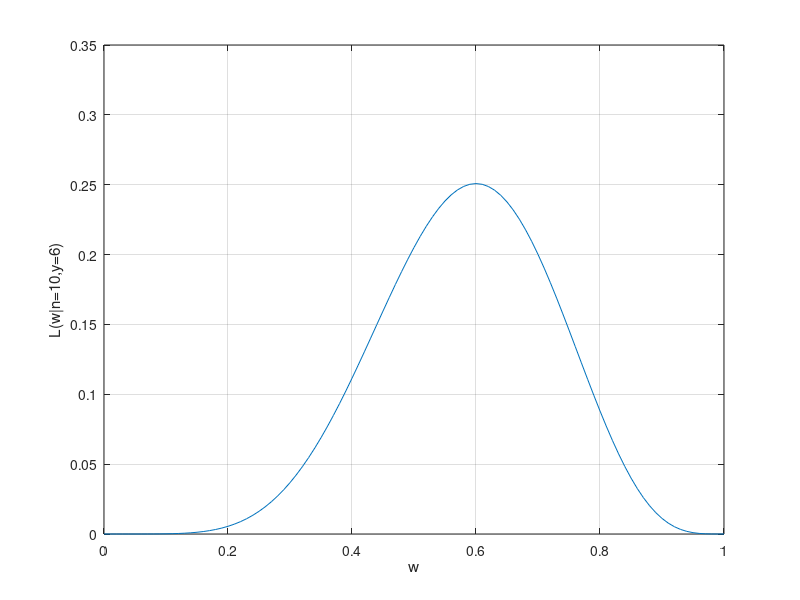

The MATLAB script that drew this image:
L = []; xaxis = []; n = 10; y = 6;
for w = 0:0.01:1,
  L_y = factorial(n)/(factorial(y)*factorial(n-y)) ...
      * w^y * (1-w)^(n-y);
  L = [L L_y]; 
  xaxis = [xaxis w];
end
plot(xaxis,L), xlabel('w'), ylabel('L(w|n=10,y=6)')
grid
